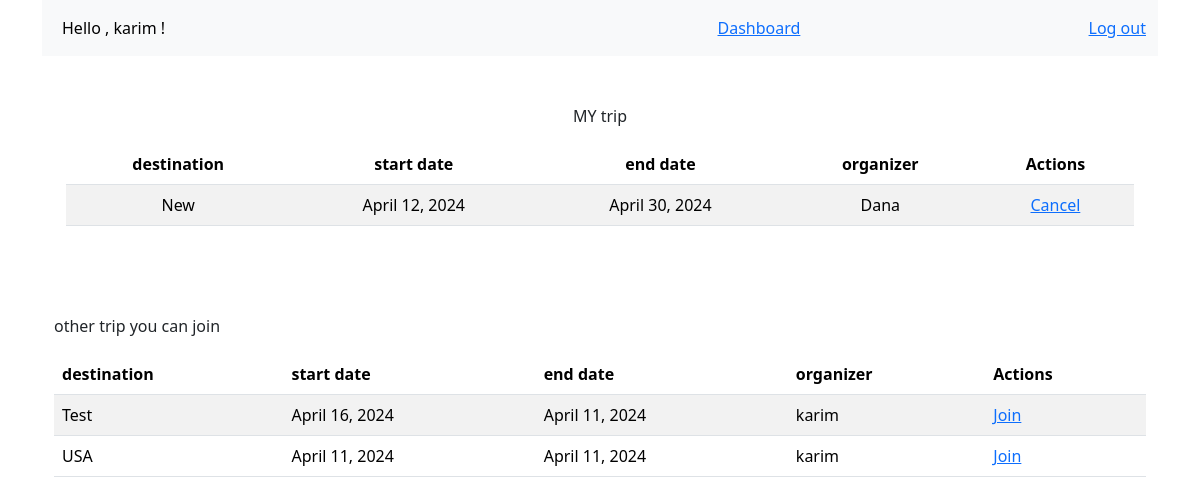
Page /my-trips (signed in) on the committed database.
### app1/models.py (models this page shows)
class User(models.Model):
    first_name = models.CharField(max_length=50)
    last_name = models.CharField(max_length=50)
    email = models.EmailField(unique=True)
    password = models.CharField(max_length=50)
    objects = UsersManger()

class Trip(models.Model):
    destination = models.CharField(max_length=100)
    start_date = models.DateField()
    end_date = models.DateField()
    Itinerary = models.TextField()
    organizer = models.ForeignKey(User, on_delete=models.CASCADE)
    created_at = models.DateField(auto_now_add=True)
    updated_at = models.DateField(auto_now=True)
    travelers = models.ManyToManyField(User, related_name='travelers')
    objects = TripManger()

### app1/views.py (the view)
# urls.py: path('my-trips', views.my_trips, name='my_trips'),
def my_trips(request):
    user = User.objects.get(id=request.session["user_id"])
    my_trips = Trip.objects.filter(travelers=user)
    other_trips = Trip.objects.all().exclude(travelers=user)
    context = {
        'my_trips': my_trips,
        'other_trips': other_trips
    }
    return render(request, "mytrip.html", context)

### app1/templates/mytrip.html (shortened to what this page needs)
{% extends './base.html' %}
{% block content %}
<div class="container text-center mt-5">
    <p> MY trip</p>
    <table class="table table-striped">
        <thead>
            <tr>
                <th>destination</th>
                <th>start date </th>
                <th>end date </th>
                <th> organizer </th>
                <th>Actions</th>
            </tr>
        </thead>
        <tbody>
            {% for trip in my_trips %}
            <tr>
                <td>{{trip.destination}}</td>
                <td>{{trip.start_date}}</td>
                <td>{{trip.end_date}}</td>
                <td>{{trip.organizer.first_name}}</td>
                <td><a href="{% url 'app1:cancel' pk=trip.id %}">Cancel</a></td>
            </tr>
        {% endfor %}
    </table>
</div>
<br>
<br>
<br>
<p>other trip you can join </p>
<table class="table table-striped">
    <thead>
        <tr>
            <th>destination</th>
            <th>start date </th>
            <th>end date </th>
            <th> organizer </th>
            <th>Actions</th>
        </tr>
    </thead>
    <tbody>
        {% for trip in other_trips %}
        <tr>
            <td>{{trip.destination}}</td>
            <td>{{trip.start_date}}</td>
            <td>{{trip.end_date}}</td>
            <td>{{trip.organizer.first_name}}</td>
            <td><a href="{% url 'app1:join' pk=trip.id %}">Join</a></td>
        </tr>
    {% endfor %}
</table>
</div>
{% endblock content %}

### app1/templates/base.html (shortened to what this page needs)
{% load static %}
<!DOCTYPE html>
<html lang="en">
<head>
  <link rel="stylesheet" href="{% static 'bootstrap.min.css' %}" />
</head>
<body>
  <div class="container text-left mt-6">
    <nav class="navbar navbar-expand-lg bg-body-tertiary">
      <div class="container-fluid">
        <div class="collapse navbar-collapse" id="navbarSupportedContent">
          <ul class="navbar-nav me-auto mb-2 mb-lg-0">
            <li class="nav-item">
              <a class="nav-link active" aria-current="page" href="{% url 'app1:dashboard'%}">Hello ,
                {{request.session.first_name}} !</a>
            </li>
          </ul>
          <ul style="list-style: none;" class="ms-auto d-flex gap-3 m-0">
            <li class="nav-item ">
              <a style="text-decoration: underline;" class=" nav-link active text-primary" aria-current="page"
                href="{% url 'app1:dashboard' %}">Dashboard</a>
            </li>
          </ul>
          <ul style="list-style: none;" class="ms-auto d-flex gap-3 m-0">
            <li class="nav-item ">
              <a style="text-decoration: underline;" class=" nav-link active text-primary" aria-current="page"
                href="{% url 'app1:logout' %}">Log out</a>
            </li>
          </ul>
        </div>
      </div>
    </nav>
    <div class="container">
      {% block content %}
      {% endblock content %}
    </div>
</body>
</html>

### rows in the picture
User: session.first_name "karim"
Trip: destination "New", start_date "April 12, 2024", end_date "April 30, 2024", organizer.first_name "Dana"
Trip: destination "Test", start_date "April 16, 2024", end_date "April 11, 2024", organizer.first_name "karim"
Trip: destination "USA", start_date "April 11, 2024", end_date "April 11, 2024", organizer.first_name "karim"
